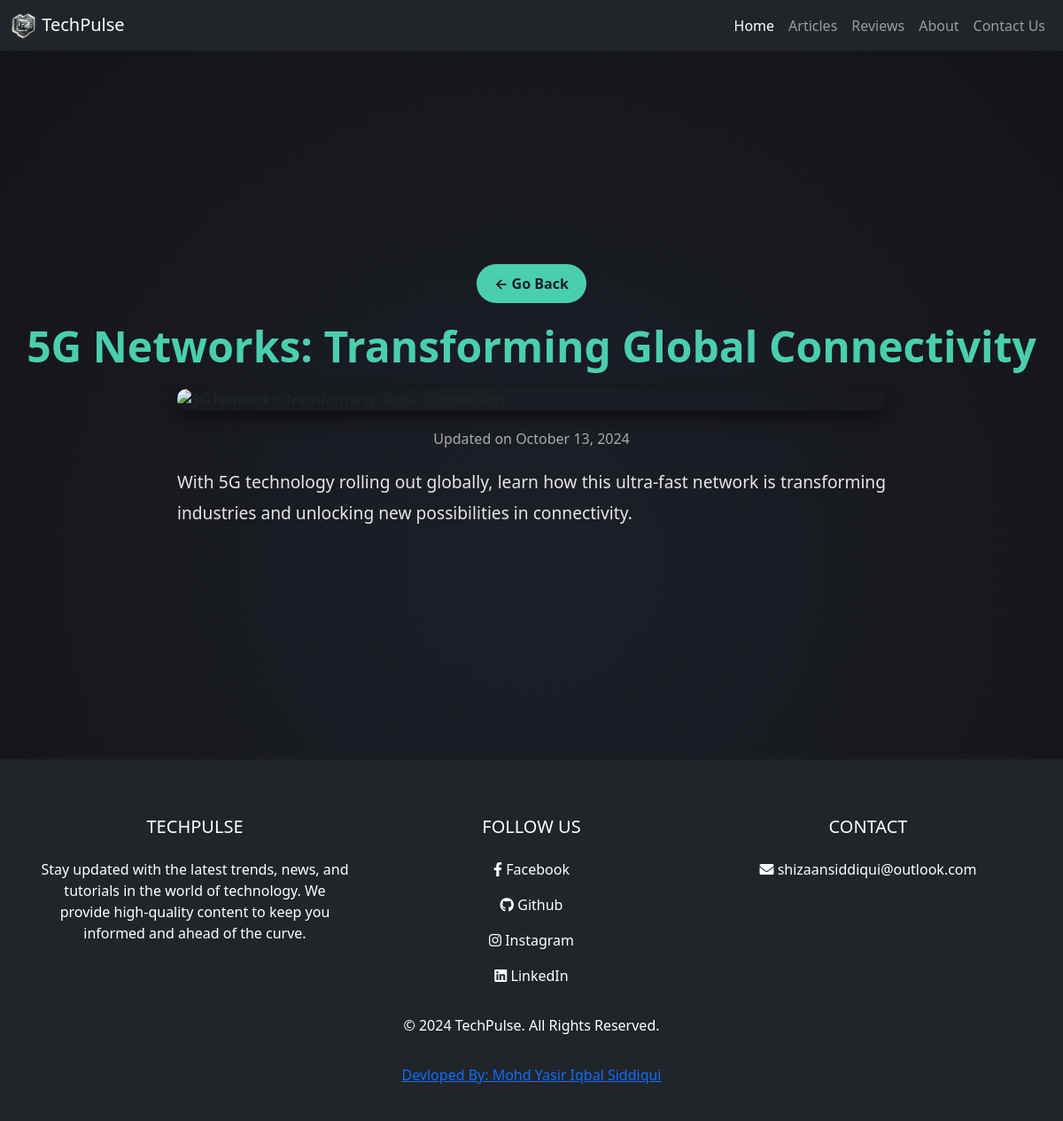
Page /2/ on the committed database.
### user/models.py (models this page shows, shortened)
class blog(models.Model):
    Post_type = [
        ('TECH', 'TECHNOLOGY'),
        ('HTML', 'HTML'),
        ('CODE', 'CODING'),
        ('CSS', 'CSS'),
        ('BTS', 'BOOTSTRAP'),
        ('PYT', 'PYTHON'),
        ('JAVA', 'JAVA'),
        ('JS', 'JAVASCRIPT'),
        ('DJF', 'DJANGO FRAMEWORK'),
    ]
    title = models.CharField(max_length=100)
    post = HTMLField(default='')
    image = CloudinaryField('media/image')
    cate = models.CharField(max_length=5, choices=Post_type, null=True)
    date_added = models.DateTimeField(default=timezone.now)

### user/views.py (the view)
# urls.py: path('<int:pk>/', views.article_detail, name='article_detail'),
def article_detail(request, pk):
    article = get_object_or_404(blog, pk=pk)
    return render(request, 'articles_details.html', {'article': article})

### templates/articles_details.html (shortened to what this page needs)
{% extends 'base.html' %}
    {% block content %}
    <link href="https://stackpath.bootstrapcdn.com/bootstrap/5.3.0/css/bootstrap.min.css" rel="stylesheet">
</head>
<body>
    <div class="full-screen-article">
        <a href="javascript:history.back()" class="back-button">← Go Back</a>
        <h1 class="article-title">{{ article.title }}</h1>
        {% if article.image %}
        <img src="{{ article.image.url }}" alt="{{ article.title }}" class="article-image">
        {% endif %}
        <p class="article-meta">Updated on {{ article.date_added|date:"F j, Y" }}</p>
        <div class="article-content">
            {{ article.post|safe }}
        </div>
    </div>
    {% endblock %}

### templates/articles_details.html (style rules this page uses)
body, html { height: 100%; margin: 0; padding: 0; background: radial-gradient(circle, #1d1f27, #131419); color: #d9d9d9; font-family: 'Arial', sans-serif; }
.full-screen-article { padding: 20px; display: flex; flex-direction: column; justify-content: center; align-items: center; min-height: 100vh; text-align: left; }
.article-title { font-size: 3rem; font-weight: bold; color: #4acfac; margin-bottom: 20px; text-align: center; }
.article-image { width: 100%; max-width: 800px; max-height: 400px; object-fit: cover; border-radius: 10px; margin-bottom: 20px; box-shadow: 0 8px 20px rgba(0, 0, 0, 0.5); }
.article-meta { font-size: 1rem; color: #aaaaaa; margin-bottom: 20px; text-align: center; }
.article-content { font-size: 1.2rem; line-height: 1.8; max-width: 800px; color: #e6e6e6; text-align: justify; margin-bottom: 20px; word-wrap: break-word; }
.back-button { display: inline-block; background-color: #4acfac; color: #1d1f27; padding: 10px 20px; border-radius: 30px; font-size: 1rem; font-weight: bold; text-decoration: none; transition: all 0.3s ease-in-out; margin-bottom: 20px; }

### rows in the picture
blog: title "5G Networks: Transforming Global Connectivity", date_added "October 13, 2024", post "With 5G technology rolling out globally, learn how this ultra-fast network is transforming industries and unlocking new possibilities in connectivity."
